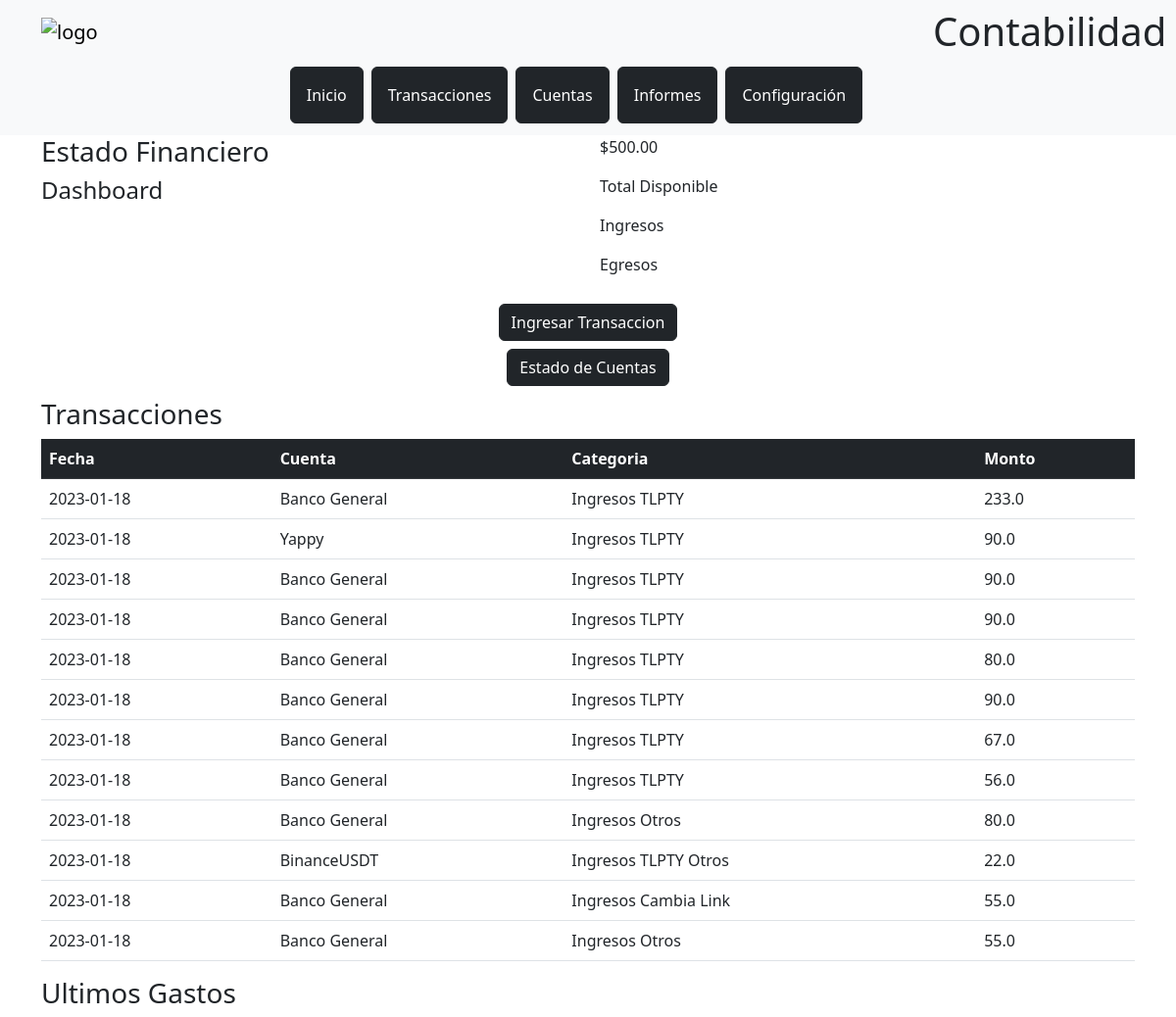
The page / on the database its author committed.
### tables this page shows
CREATE TABLE transacciones (id INTEGER PRIMARY KEY, usuario_id INTEGER, fecha DATE, cuenta TEXT, cuenta_id INTEGER, monto REAL, proveedor TEXT, categoria TEXT, descripcion TEXT, checking TEXT);

### app.py (the view)
@app.route('/')
def home():
   con = sqlite3.connect("database_contabilidad.db")
   cursor = con.cursor()
   cursor.execute("SELECT * FROM transacciones WHERE categoria IN (?, ?, ?, ?) ORDER BY fecha DESC LIMIT 12", ('Ingresos TLPTY', 'Ingresos TLPTY Otros', 'Ingresos Cambia Link', 'Ingresos Otros', ))
   data = cursor.fetchall()
   con.close()
   return render_template("index.html", data=data)

### templates/index.html (shortened to what this page needs)
<!DOCTYPE html>
<html lang="en">
<head>
    <link href="https://cdn.jsdelivr.net/npm/bootstrap@5.3.0-alpha1/dist/css/bootstrap.min.css" rel="stylesheet">
    <link rel="stylesheet" href="{{ url_for('static', filename='css/style.css') }}">
</head>
<body>
    <nav class="navbar navbar-light bg-light">
        <div class="container row">
            <div class="col-10">
                <a class="navbar-brand" href="/">
                    <img src="/static/img/logo.png" width="340" alt="logo" style="margin-top: -60px; margin-bottom: -50px; margin-left: 30px;">
                </a>
            </div>
            <div class="col-2">
                <h1 style="text-align: right; padding-left: 10px;">Contabilidad</h1>
            </div>
        </div>
        <div class="row" style="width: 100%;">
            <div class="button-container">
                <button class="btn btn-dark m-1 p-3" onclick="location.href='/'">Inicio</button>
                <button class="btn btn-dark m-1 p-3" onclick="location.href='/transacciones'">Transacciones</button>
                <button class="btn btn-dark m-1 p-3" onclick="location.href='/cuentas'">Cuentas</button>
                <button class="btn btn-dark m-1 p-3" onclick="location.href='/informes'">Informes</button>
                <button class="btn btn-dark m-1 p-3" onclick="location.href='/config'">Configuración</button>
            </div>
        </div>
    </nav>
    <div class="container">
        <div class="row">
            <div class="col">
                <h3>Estado Financiero</h3>
                <h4>Dashboard</h4>
            </div>
            <div class="col">
                <p>$500.00</p>
                <p>Total Disponible</p>
                <p>Ingresos</p>
                <p>Egresos</p>
            </div>
        </div>
        <div class="row">
            <div class="col text-center m-2">
                <button class="btn btn-dark m-1" onclick="location.href='/transacciones'">Ingresar Transaccion</button>
                <br>
                <button class="btn btn-dark m-1" onclick="location.href='/cuentas'">Estado de Cuentas</button>
            </div>
        </div>
        <div class="">
            <h3>Transacciones</h3>
            <div>
                <table class="table table-hover">
                    <tr class="table-dark">
                        <th scope="col">Fecha</th>
                        <th scope="col">Cuenta</th>
                        <th scope="col">Categoria</th>
                        <th scope="col">Monto</th>
                    </tr>
                    {% for row in data %}
                    <tr>
                        <td>{{ row[2] }}</td>
                        <td>{{ row[3] }}</td>
                        <td>{{ row[7] }}</td>
                        <td>{{ row[5] }}</td>
                    </tr>
                    {% endfor %}
                </table>
            </div>
        </div>
        <div class="">
            <h3>Ultimos Gastos</h3>
        </div>
    </div>
</body>
</html>

### static/css/style.css (style rules this page uses)
.button-container { display: flex; justify-content: center; align-items: center; }

### rows shown on the page
transacciones: fecha "2023-01-18", cuenta "Banco General", categoria "Ingresos TLPTY", monto "233.0"
transacciones: fecha "2023-01-18", cuenta "Yappy", categoria "Ingresos TLPTY", monto "90.0"
transacciones: fecha "2023-01-18", cuenta "Banco General", categoria "Ingresos TLPTY", monto "90.0"
transacciones: fecha "2023-01-18", cuenta "Banco General", categoria "Ingresos TLPTY", monto "90.0"
transacciones: fecha "2023-01-18", cuenta "Banco General", categoria "Ingresos TLPTY", monto "80.0"
transacciones: fecha "2023-01-18", cuenta "Banco General", categoria "Ingresos TLPTY", monto "90.0"
transacciones: fecha "2023-01-18", cuenta "Banco General", categoria "Ingresos TLPTY", monto "67.0"
transacciones: fecha "2023-01-18", cuenta "Banco General", categoria "Ingresos TLPTY", monto "56.0"
transacciones: fecha "2023-01-18", cuenta "Banco General", categoria "Ingresos Otros", monto "80.0"
transacciones: fecha "2023-01-18", cuenta "BinanceUSDT", categoria "Ingresos TLPTY Otros", monto "22.0"
transacciones: fecha "2023-01-18", cuenta "Banco General", categoria "Ingresos Cambia Link", monto "55.0"
transacciones: fecha "2023-01-18", cuenta "Banco General", categoria "Ingresos Otros", monto "55.0"
